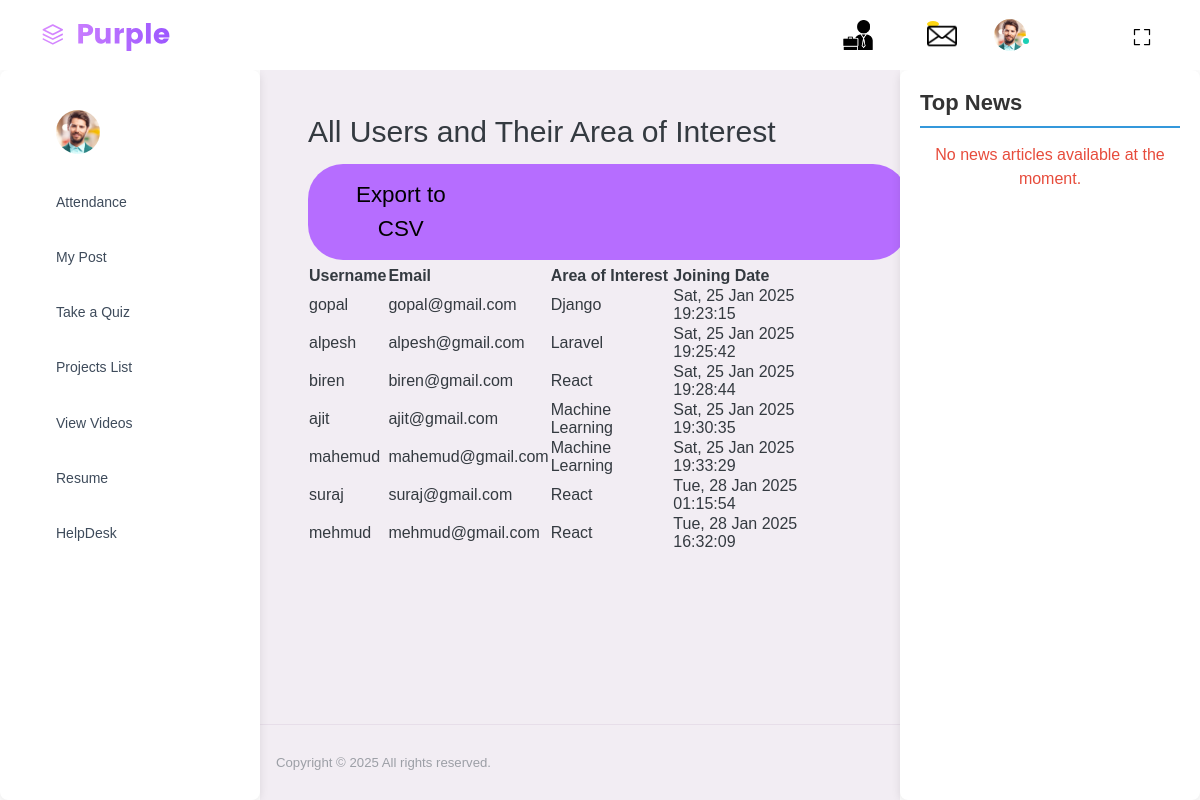
The app's page /view_users_and_area_of_interest/, older data.
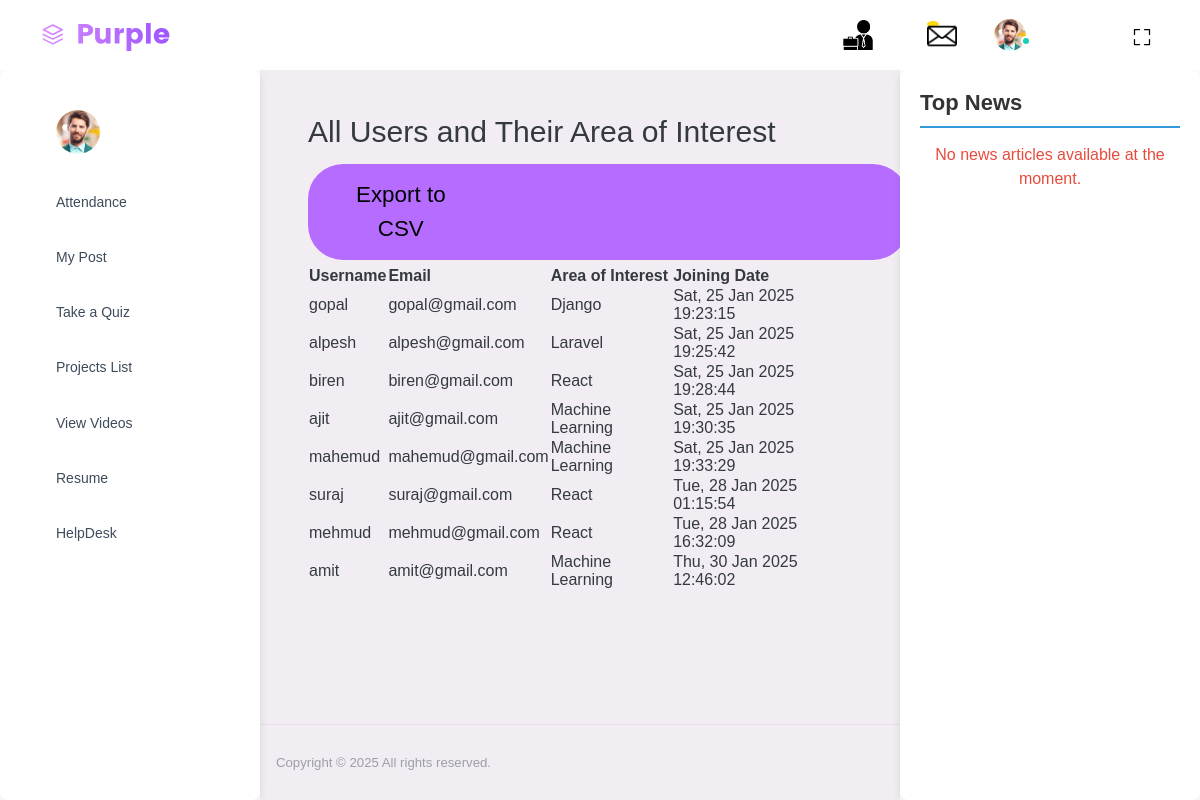
The same page, newer data.
### user_management/models.py (models this page shows, shortened)
class CustomUser(AbstractUser):
    role = models.CharField(max_length=50, choices=[('Admin', 'Admin'), ('User', 'User')])
    education = models.CharField(max_length=100, null=True, blank=True)
    college_name = models.CharField(max_length=255, null=True, blank=True)
    address = models.CharField(max_length=255, null=True, blank=True)
    sex = models.CharField(max_length=10, choices=[('Male', 'Male'), ('Female', 'Female'), ('Other', 'Other')], null=True, blank=True)
    screenshot = models.ImageField(upload_to='screenshots/', null=True, blank=True)
    profile_pic = models.ImageField(upload_to='profile_pic/', null=True, blank=True)
    is_approved = models.BooleanField(default=False)
    created_at = models.DateTimeField(auto_now_add=True,null=True, blank=True)

class UserProfile(models.Model):
    user = models.OneToOneField(settings.AUTH_USER_MODEL, on_delete=models.CASCADE)
    area_of_interest = models.CharField(max_length=100, choices=[
        ('Django', 'Django'),
        ('Machine Learning', 'Machine Learning'),
        ('AI', 'AI'),
        ('Laravel', 'Laravel'),
        ('React', 'React'),
    ])

### user_management/views.py (the view)
# urls.py: path('view_users_and_area_of_interest/', views.view_users_and_area_of_interest, name='view_users_and_area_of_interest'),
def view_users_and_area_of_interest(request):
    users = CustomUser.objects.exclude(is_superuser=True)  # Exclude superusers
    user_profiles = []
    for user in users:
        try:
            user_profile = user.userprofile
            user_profiles.append({
                'user': user,
                'area_of_interest': user_profile.area_of_interest,
                'date_joined': user.date_joined
            })
        except UserProfile.DoesNotExist:
            user_profiles.append({
                'user': user,
                'area_of_interest': 'No profile found',
                'date_joined': user.date_joined
            })
    return render(request, 'user_management/view_users_and_area_of_interest.html', {
        'user_profiles': user_profiles
    })

### user_management/context_processors.py (called while the page is built)
def get_news(request):
    url = 'https://newsapi.org/v2/top-headlines?country=us&apiKey=1dc725c4b44746cbba9103a3d479147f'
    response = requests.get(url)
    if response.status_code == 200:
        news_data = response.json()
        articles = news_data.get('articles', [])
    else:
        articles = []
    return {'articles': articles}

### user_management/templates/user_management/view_users_and_area_of_interest.html
{% extends "user_management/base.html" %}
{% block content %}
    <div class="container">
        <h2>All Users and Their Area of Interest</h2>
        <a href="{% url 'export_users_to_csv' %}" class="btn btn-primary">Export to CSV</a>
        <table>
            <thead>
                <tr>
                    <th>Username</th>
                    <th>Email</th>
                    <th>Area of Interest</th>
                    <th>Joining Date</th>
                </tr>
            </thead>
            <tbody>
                {% for profile in user_profiles %}
                    <tr>
                        <td>{{ profile.user.username }}</td>
                        <td>{{ profile.user.email }}</td>
                        <td>{{ profile.area_of_interest }}</td>
                        <td>{{ profile.date_joined|date:"D, d M Y H:i:s" }}</td>
                    </tr>
                {% empty %}
                    <tr>
                        <td colspan="4">No users found.</td>
                    </tr>
                {% endfor %}
            </tbody>
        </table>
    </div>
{% endblock %}

Row changes from the older to the newer data that the page shows:
added CustomUser: user.username "amit", user.email "amit@gmail.com", area_of_interest "Machine Learning", date_joined "Thu, 30 Jan 2025 12:46:02"
